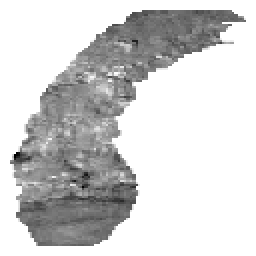
#> input picture data/processed/satellite_images/2006-11-06_21-00.png, 128 x 128 px (shown 2 times larger); its folder holds 4 pictures in this run
$ python data_preparation.py
#> lines starting #> are read from the running program, lines starting #| are printed output that depends on the picture
### scripts/utils/logger.py
import logging
import logging.handlers
import os
import yaml
from pathlib import Path
from datetime import datetime

def setup_logger(name, log_dir='logs'):
    """Set up a logger with file and console handlers."""
    # Create logs directory if it doesn't exist
    os.makedirs(log_dir, exist_ok=True)

    # Create logger
    logger = logging.getLogger(name)
    logger.setLevel(logging.DEBUG)

    # Create formatters
    file_formatter = logging.Formatter(
        '%(asctime)s - %(name)s - %(levelname)s - %(message)s'
    )
    console_formatter = logging.Formatter(
        '%(levelname)s - %(message)s'
    )

    # Create file handler
    timestamp = datetime.now().strftime('%Y%m%d_%H%M%S')
    file_handler = logging.FileHandler(
        os.path.join(log_dir, f'{name}_{timestamp}.log')
    )
    file_handler.setLevel(logging.DEBUG)
    file_handler.setFormatter(file_formatter)

    # Create console handler
    console_handler = logging.StreamHandler()
    console_handler.setLevel(logging.INFO)
    console_handler.setFormatter(console_formatter)

    # Add handlers to logger
    logger.addHandler(file_handler)
    logger.addHandler(console_handler)

    return logger

# [70 lines left out: functions log_error, log_info, log_warning, setup_logger_from_config, not called in this run]

### scripts/utils/error_handler.py
import time
import logging
from functools import wraps
from typing import Callable, Any, Type, Tuple
from .logger import log_error, log_warning

class RainPredictionError(Exception):
    """Base exception for rain prediction errors."""
    pass

class DataLoadingError(RainPredictionError):
    """Exception raised for errors in data loading."""
    pass

class ModelTrainingError(RainPredictionError):
    """Exception raised for errors in model training."""
    pass

class ValidationError(RainPredictionError):
    """Exception raised for validation errors."""
    pass

class ConfigurationError(RainPredictionError):
    """Exception raised for configuration errors."""
    pass

# [108 lines left out: functions retry_on_error, handle_errors, validate_input, not called in this run]

def handle_error(error, context=None, logger=None):
    """
    Handle errors with appropriate logging and error type.

    Args:
        error: The error that occurred
        context: Additional context about where the error occurred
        logger: Logger instance for logging the error
    """
    error_mapping = {
        'data_loading': DataLoadingError,
        'model_training': ModelTrainingError,
        'validation': ValidationError,
        'configuration': ConfigurationError
    }

    # Determine error type based on context
    error_type = error_mapping.get(context, Exception)

    # Create error message
    error_msg = str(error)
    if context:
        error_msg = f"{context} error: {error_msg}"

    # Log error if logger is provided
    if logger:
        logger.error(error_msg)
        logger.exception(error)

    # Raise appropriate error
    raise error_type(error_msg)

# [29 lines left out: functions validate_data, validate_config, not called in this run]

### scripts/data_preparation.py
import os
import yaml
import numpy as np
import pandas as pd
from PIL import Image
from tqdm import tqdm
import glob
from datetime import datetime, timedelta

from utils.logger import setup_logger
from utils.error_handler import handle_error, validate_data

def load_config(config_path='config/config.yaml'):
    """Load configuration from YAML file."""
    try:
        with open(config_path, 'r') as f:
            config = yaml.safe_load(f)
        return config
    except Exception as e:
        handle_error(e, 'configuration')

def create_directories(config):
    """Create necessary directories."""
    try:
        for path in [config['data']['raw_data_path'],
                    config['data']['processed_data_path'],
                    config['data']['cache_path']]:
            os.makedirs(path, exist_ok=True)
    except Exception as e:
        handle_error(e, 'directory_creation')

def load_satellite_images(config, logger):
    """Load and preprocess satellite images."""
    try:
        # Get image paths
        image_paths = sorted(glob.glob(os.path.join(
            config['data']['raw_data_path'],
            'satellite_images',
            '*.png'
        )))

        if not image_paths:
            raise ValueError("No satellite images found in the specified directory")

        logger.info(f"Found {len(image_paths)} satellite images")

        # Load and preprocess images
        images = []
        for path in tqdm(image_paths, desc="Loading satellite images"):
            img = Image.open(path).convert('L')  # Convert to grayscale
            img = img.resize(config['data']['satellite_images']['image_size'])
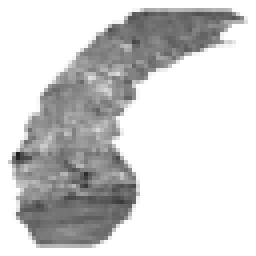
#> img: PIL image 64x64 L (shown 4 times larger); min 30, max 255, mean 208.5
            img = np.array(img) / 255.0  # Normalize to [0, 1]
#> img: shape (64, 64) float64
            images.append(img)
#> pass 2 of the loop in load_satellite_images, `for path in tqdm(image_paths, desc="Loading satellite images"):`:
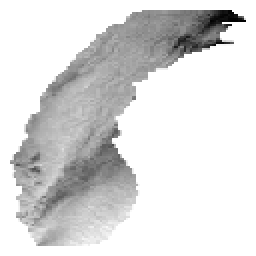
#> input picture data/processed/satellite_images/2006-11-16_18-00.png, 128 x 128 px (shown 2 times larger)
#> in load_satellite_images, `img = img.resize(config['data']['satellite_images']['image_size'])`:
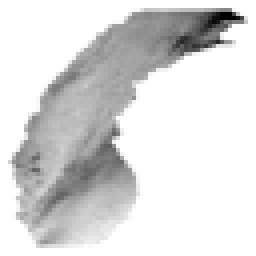
#> img: PIL image 64x64 L (shown 4 times larger); min 0, max 255, mean 219.3
#> pass 3 of the loop in load_satellite_images, `for path in tqdm(image_paths, desc="Loading satellite images"):`:
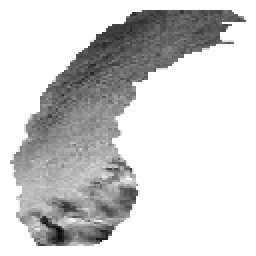
#> input picture data/processed/satellite_images/2007-01-15_17-00.png, 128 x 128 px (shown 2 times larger)
#> in load_satellite_images, `img = img.resize(config['data']['satellite_images']['image_size'])`:
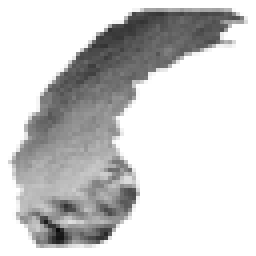
#> img: PIL image 64x64 L (shown 4 times larger); min 11, max 255, mean 207.2
#> the loop made 4 passes; the first 3 are shown

        images = np.array(images)
        logger.info(f"Loaded satellite images with shape: {images.shape}")

        return images
    except Exception as e:
        handle_error(e, 'satellite_image_loading', logger)

def load_meteorological_data(config, logger):
    """Load and preprocess meteorological data."""
    try:
        # Load data
        meteo_path = os.path.join(
            config['data']['raw_data_path'],
            'meteorological_data.csv'
        )
        df = pd.read_csv(meteo_path)

        # Convert timestamp to datetime
        df['timestamp'] = pd.to_datetime(df['timestamp'])

        # Select features
        features = config['data']['meteorological']['features']
        if not all(f in df.columns for f in features):
            raise ValueError("Not all specified meteorological features found in data")

        # Normalize features
        for feature in features:
            df[feature] = (df[feature] - df[feature].mean()) / df[feature].std()

        logger.info(f"Loaded meteorological data with shape: {df[features].shape}")

        return df[['timestamp'] + features]
    except Exception as e:
        handle_error(e, 'meteorological_data_loading', logger)

# [52 lines left out: functions create_sequences, save_processed_data, not called in this run]

def main():
    """Main function to prepare data for training."""
    try:
        # Setup
        config = load_config()
        logger = setup_logger('data_preparation')
        create_directories(config)

        # Load data
        images = load_satellite_images(config, logger)
        meteo_data = load_meteorological_data(config, logger)

        # Create sequences
        satellite_sequences, meteo_sequences = create_sequences(
            images, meteo_data, config, logger
        )

        # Save processed data
        save_processed_data(satellite_sequences, meteo_sequences, config, logger)

        logger.info("Data preparation completed successfully")

    except Exception as e:
        handle_error(e, 'main', logger)

if __name__ == "__main__":
#> (the run stopped early here; a loop or call above may not have finished)
